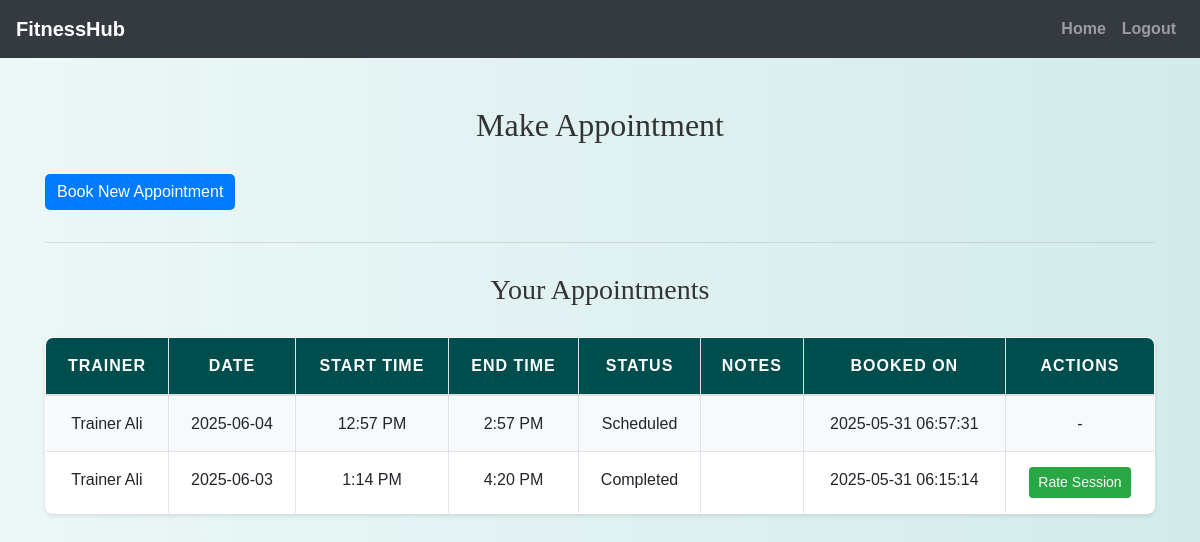
Screenshot of /member/make_appointment.php (signed in) with the database file from the repository.
### tables this page shows
CREATE TABLE `appointments` (
  `appointment_id` int(11) NOT NULL,
  `member_id` int(11) NOT NULL,
  `trainer_id` int(11) NOT NULL,
  `appointment_date` date NOT NULL,
  `start_time` time NOT NULL,
  `end_time` time NOT NULL,
  `status` enum('scheduled','completed','cancelled','no_show') DEFAULT 'scheduled',
  `notes` text DEFAULT NULL,
  `created_at` timestamp NOT NULL DEFAULT current_timestamp()
);

CREATE TABLE `trainers` (
  `trainer_id` int(11) NOT NULL,
  `first_name` varchar(50) NOT NULL,
  `last_name` varchar(50) NOT NULL,
  `specialization` varchar(100) DEFAULT NULL,
  `certification` text DEFAULT NULL,
  `experience_years` int(11) DEFAULT NULL,
  `bio` text DEFAULT NULL,
  `hourly_rate` decimal(10,2) DEFAULT NULL,
  `profile_picture` varchar(255) DEFAULT NULL,
  `email` varchar(100) NOT NULL,
  `password` varchar(255) NOT NULL
);

### member/make_appointment.php (the view, shortened to what this page needs)
<?php
include('../config.php');
$member_id = $_SESSION['member_id'];
$appointments_sql = "SELECT a.*, t.first_name, t.last_name
                     FROM appointments a
                     JOIN trainers t ON a.trainer_id = t.trainer_id
                     WHERE a.member_id = ?
                     ORDER BY a.appointment_date DESC, a.start_time DESC";
$stmt4 = mysqli_prepare($conn, $appointments_sql);
mysqli_stmt_bind_param($stmt4, "i", $member_id);
mysqli_stmt_execute($stmt4);
$appointments_res = mysqli_stmt_get_result($stmt4);
?>
<!DOCTYPE html>
<html>
<head>
    <link rel="stylesheet" href="https://maxcdn.bootstrapcdn.com/bootstrap/4.5.2/css/bootstrap.min.css">
    <link rel="stylesheet" href="../css/style.css">
</head>
<body>
<?php include('navbar.php'); ?>
<div class="container mt-5">
    <h2>Make Appointment</h2>
    <button type="button" class="btn btn-primary mb-3" data-toggle="modal" data-target="#appointmentModal">
        Book New Appointment
    </button>
    <hr>
    <h3>Your Appointments</h3>
    <?php if (mysqli_num_rows($appointments_res) == 0): ?>
        <p>You have no appointments yet.</p>
    <?php else: ?>
        <table class="table table-bordered">
            <thead>
                <tr>
                    <th>Trainer</th>
                    <th>Date</th>
                    <th>Start Time</th>
                    <th>End Time</th>
                    <th>Status</th>
                    <th>Notes</th>
                    <th>Booked On</th>
                    <th>Actions</th>
                </tr>
            </thead>
            <tbody>
                <?php while ($app = mysqli_fetch_assoc($appointments_res)): ?>
                    <tr>
                        <td><?= htmlspecialchars($app['first_name'] . ' ' . $app['last_name']) ?></td>
                        <td><?= htmlspecialchars($app['appointment_date']) ?></td>
                        <td><?= htmlspecialchars(date("g:i A", strtotime($app['start_time']))) ?></td>
                        <td><?= htmlspecialchars(date("g:i A", strtotime($app['end_time']))) ?></td>
                        <td><?= htmlspecialchars(ucfirst($app['status'])) ?></td>
                        <td><?= nl2br(htmlspecialchars($app['notes'])) ?></td>
                        <td><?= htmlspecialchars($app['created_at']) ?></td>
                        <td>
                            <?php if ($app['status'] === 'completed'): ?>
                                <a href="rate_session.php?appointment_id=<?= intval($app['appointment_id']) ?>" class="btn btn-sm btn-success">Rate Session</a>
                            <?php else: ?>
                                -
                            <?php endif; ?>
                        </td>
                    </tr>
                <?php endwhile; ?>
            </tbody>
        </table>
    <?php endif; ?>
</div>
</body>
</html>

### css/style.css (style rules this page uses)
body { background: linear-gradient(90deg, rgba(233, 246, 246, 0.831), rgba(207, 233, 233, 0.9)); font-family: 'Arial', sans-serif; color: #333; line-height: 1.6; }
h1, h2, h3, h4 { text-align: center; margin-top: 30px; margin-bottom: 30px; font-family: 'Georgia', serif; }
.container { margin-bottom: 40px; }
.table { width: 100%; border-collapse: collapse; margin-top: 20px; font-size: 16px; background-color: #ffffff; border-radius: 8px; overflow: hidden; box-shadow: 0 2px 4px rgba(0, 0, 0, 0.1); }
.table th, .table td { padding: 15px; border: 1px solid #dee2e6; text-align: center; }
.table thead th { background-color: #004d4d; color: white; font-weight: bold; text-transform: uppercase; letter-spacing: 1px; }
.table tbody tr:nth-child(odd) { background-color: #f8f9fa; }
.btn-primary { color: #fff; border: none; border-radius: 5px; cursor: pointer; transition: background-color 0.3s ease; }
a { color: #006666; text-decoration: none; font-weight: bold; }

### rows the page displays
appointments: trainer.last_name "Trainer Ali", appointment_date "2025-06-04", start_time "12:57 PM", end_time "2:57 PM", status "Scheduled", created_at "2025-05-31 06:57:31"
appointments: trainer.last_name "Trainer Ali", appointment_date "2025-06-03", start_time "1:14 PM", end_time "4:20 PM", status "Completed", created_at "2025-05-31 06:15:14"
